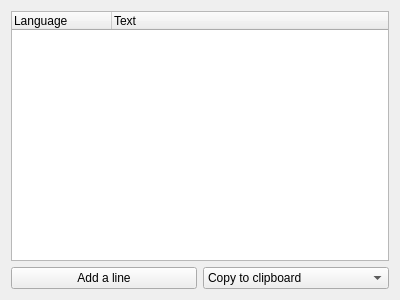
<?xml version="1.0" encoding="UTF-8"?>
<ui version="4.0">
 <class>NameListWidget</class>
 <widget class="QWidget" name="NameListWidget">
  <property name="geometry">
   <rect>
    <x>0</x>
    <y>0</y>
    <width>400</width>
    <height>300</height>
   </rect>
  </property>
  <property name="windowTitle">
   <string>Form</string>
  </property>
  <layout class="QVBoxLayout" name="verticalLayout">
   <item>
    <widget class="QTreeWidget" name="m_tree">
     <column>
      <property name="text">
       <string>Language</string>
      </property>
     </column>
     <column>
      <property name="text">
       <string>Text</string>
      </property>
     </column>
    </widget>
   </item>
   <item>
    <layout class="QHBoxLayout" name="horizontalLayout">
     <item>
      <widget class="QPushButton" name="m_add_line_pb">
       <property name="text">
        <string>Add a line</string>
       </property>
       <property name="icon">
        <iconset resource="../../../qelectrotech.qrc">
         <normaloff>:/ico/16x16/list-add.png</normaloff>:/ico/16x16/list-add.png</iconset>
       </property>
      </widget>
     </item>
     <item>
      <widget class="QComboBox" name="m_clipboard_cb">
       <item>
        <property name="text">
         <string>Copy to clipboard</string>
        </property>
        <property name="icon">
         <iconset resource="../../../qelectrotech.qrc">
          <normaloff>:/ico/16x16/edit-paste.png</normaloff>:/ico/16x16/edit-paste.png</iconset>
        </property>
       </item>
      </widget>
     </item>
    </layout>
   </item>
  </layout>
 </widget>
 <resources>
  <include location="../../../qelectrotech.qrc"/>
 </resources>
 <connections/>
</ui>
